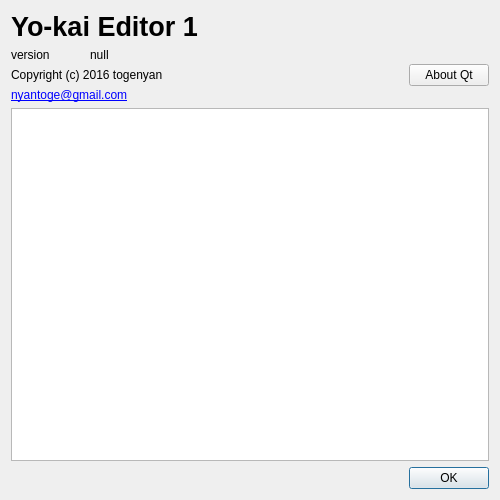
<?xml version="1.0" encoding="UTF-8"?>
<ui version="4.0">
 <class>Version_Dialog</class>
 <widget class="QDialog" name="Version_Dialog">
  <property name="geometry">
   <rect>
    <x>0</x>
    <y>0</y>
    <width>500</width>
    <height>500</height>
   </rect>
  </property>
  <property name="windowTitle">
   <string>Version information</string>
  </property>
  <layout class="QVBoxLayout" name="verticalLayout_2">
   <item>
    <layout class="QVBoxLayout" name="verticalLayout">
     <item>
      <widget class="QLabel" name="label">
       <property name="font">
        <font>
         <pointsize>20</pointsize>
         <weight>75</weight>
         <bold>true</bold>
        </font>
       </property>
       <property name="text">
        <string notr="true" extracomment="Title of application. Do not change.">Yo-kai Editor 1</string>
       </property>
      </widget>
     </item>
     <item>
      <layout class="QHBoxLayout" name="horizontalLayout"/>
     </item>
     <item>
      <layout class="QHBoxLayout" name="horizontalLayout_2">
       <item>
        <layout class="QVBoxLayout" name="verticalLayout_3">
         <item>
          <layout class="QHBoxLayout" name="horizontalLayout_3">
           <item>
            <widget class="QLabel" name="label_2">
             <property name="text">
              <string>version</string>
             </property>
            </widget>
           </item>
           <item>
            <widget class="QLabel" name="version">
             <property name="text">
              <string notr="true">null</string>
             </property>
            </widget>
           </item>
          </layout>
         </item>
         <item>
          <widget class="QLabel" name="label_4">
           <property name="text">
            <string notr="true">Copyright (c) 2016 togenyan</string>
           </property>
          </widget>
         </item>
         <item>
          <widget class="QLabel" name="label_5">
           <property name="text">
            <string notr="true">&lt;a href=&quot;mailto:nyantoge@gmail.com&quot;&gt;nyantoge@gmail.com&lt;/a&gt;</string>
           </property>
           <property name="textFormat">
            <enum>Qt::RichText</enum>
           </property>
           <property name="alignment">
            <set>Qt::AlignLeading|Qt::AlignLeft|Qt::AlignVCenter</set>
           </property>
           <property name="openExternalLinks">
            <bool>true</bool>
           </property>
          </widget>
         </item>
        </layout>
       </item>
       <item>
        <spacer name="horizontalSpacer_2">
         <property name="orientation">
          <enum>Qt::Horizontal</enum>
         </property>
         <property name="sizeHint" stdset="0">
          <size>
           <width>40</width>
           <height>20</height>
          </size>
         </property>
        </spacer>
       </item>
       <item>
        <widget class="QPushButton" name="aboutQtButton">
         <property name="text">
          <string>About Qt</string>
         </property>
        </widget>
       </item>
      </layout>
     </item>
     <item>
      <widget class="QTextBrowser" name="licenceInfo"/>
     </item>
    </layout>
   </item>
   <item>
    <widget class="QDialogButtonBox" name="buttonBox">
     <property name="orientation">
      <enum>Qt::Horizontal</enum>
     </property>
     <property name="standardButtons">
      <set>QDialogButtonBox::Ok</set>
     </property>
    </widget>
   </item>
  </layout>
 </widget>
 <resources/>
 <connections>
  <connection>
   <sender>buttonBox</sender>
   <signal>accepted()</signal>
   <receiver>Version_Dialog</receiver>
   <slot>accept()</slot>
   <hints>
    <hint type="sourcelabel">
     <x>248</x>
     <y>254</y>
    </hint>
    <hint type="destinationlabel">
     <x>157</x>
     <y>274</y>
    </hint>
   </hints>
  </connection>
  <connection>
   <sender>buttonBox</sender>
   <signal>rejected()</signal>
   <receiver>Version_Dialog</receiver>
   <slot>reject()</slot>
   <hints>
    <hint type="sourcelabel">
     <x>316</x>
     <y>260</y>
    </hint>
    <hint type="destinationlabel">
     <x>286</x>
     <y>274</y>
    </hint>
   </hints>
  </connection>
 </connections>
</ui>
